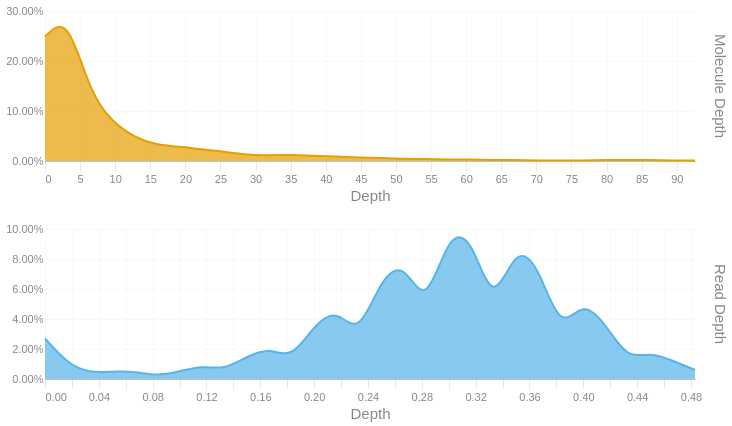

Notebook cell for this chart:
### Code cell
readdep = depth_hist(tb['Read Depth'], q99, 3)
readdep = readdep.with_columns(pl.lit('Read Depth').alias('Metric'))
if not SKIPLR:
    moldep = depth_hist(tb['Molecule Depth'], mol_q99, 1)
    moldep = moldep.with_columns(pl.lit('Molecule Depth').alias('Metric'))
    _hist = pl.concat([readdep, moldep])
    _hist = _hist.filter(pl.col('Proportion') != 0)
    with SafeRender(_hist):
        (
            alt.Chart(_hist)        
            .mark_area(interpolate = "basis")
            .encode(
                x=alt.X('Bin:Q').scale(domainMin=0).axis(alt.Axis(title='Depth')),
                y = alt.Y('Proportion:Q', title = None).axis(format = '.2%'),
                color = alt.Color('Metric:N').legend(None),
                row = alt.Row("Metric:N").header(title = None, labelOrient = 'right'),
                tooltip = [
                    alt.Tooltip("Metric:N", title = "Metric"),
                    alt.Tooltip('Interval:N', title = "Depth Interval"),
                    alt.Tooltip('Proportion:Q', title = "% Alignments").format('.2%')
                ]
            )
            .resolve_scale(x='independent', y='independent')
            .properties(
                height = 150, width = 650,
                usermeta={'embedOptions': {'downloadFileName': f'{samplename}.depth.hist'}}
            )
        ).display()
else:
    readdep = readdep.filter(pl.col('Proportion') != 0)
    with SafeRender(readdep):
        (
            alt.Chart(readdep)        
            .mark_area(interpolate = "basis")
            .encode(
                x=alt.X('Bin:Q').scale(domainMin=0).axis(alt.Axis(title='Depth')),
                y = alt.Y('Proportion:Q', title = None).axis(format = '.2%'),
                tooltip = [
                    alt.Tooltip('Interval:N', title = "Depth Interval"),
                    alt.Tooltip('Proportion:Q', title = "% Alignments").format('.2%')
                ]
            )
            .properties(
                usermeta={'embedOptions': {'downloadFileName': f'{samplename}.depth.hist'}}
            )
        ).display()

### Figure 1 — Vega-Lite specification as saved in the notebook (floating-point values rounded to 4 significant figures)
{"width": 650, "height": 150, "config": {"title": {"anchor": "start", "dy": -15, "fontSize": 18, "color": "#888888", "subtitleColor": "#888888", "subtitleFontSize": 14}, "arc": {"fill": "#0072B2"}, "axis": {"domainColor": "#888888", "domainWidth": 0.5, "gridWidth": 0.2, "grid": false, "titleFontWeight": 400, "titleFontSize": 15, "labelFontSize": 11, "labelColor": "#888888", "tickColor": "#888888", "tickWidth": 0.2, "titleColor": "#888888"}, "axisBand": {"grid": false}, "axisX": {"grid": true, "tickSize": 10, "domainCap": "round"}, "axisY": {"domain": false, "grid": true, "tickSize": 0, "domainCap": "round"}, "background": "transparent", "header": {"labelFontSize": 15, "labelColor": "#888888", "titleFontSize": 15, "titleFontWeight": 600, "titleColor": "#888888"}, "legend": {"labelFont": "sans-serif", "labelFontSize": 12, "labelColor": "#888888", "symbolSize": 100, "symbolType": "circle", "titleFontSize": 12, "titlePadding": 10, "titleColor": "#888888", "title": null}, "range": {"category": ["#E69F00", "#56B4E9", "#009E73", "#F0E442", "#0072B2", "#D55E00", "#CC79A7", "#000000"], "diverging": ["#cfe8f3", "#a2d4ec", "#73bfe2", "#46abdb", "#1696d2", "#12719e"]}, "area": {"fill": "#0072B2", "fillOpacity": 0.7, "line": true, "strokeOpacity": 0.7}, "line": {"color": "#0072B2", "stroke": "#0072B2", "strokeWidth": 2}, "trail": {"color": "#0072B2", "stroke": "#0072B2", "strokeWidth": 0, "size": 1}, "point": {"filled": true, "fillOpacity": 1.0, "size": 95}, "text": {"color": "#888888", "fontSize": 11, "align": "right", "fontWeight": 400, "size": 11}, "bar": {"fill": "#0072B2", "stroke": null}, "view": {"stroke": null, "continuousWidth": 660, "continuousHeight": 400}}, "data": {"name": "data-72d56113163ee86cf6731eec60040980"}, "mark": {"type": "area", "interpolate": "basis"}, "encoding": {"color": {"field": "Metric", "legend": null, "type": "nominal"}, "row": {"field": "Metric", "header": {"title": null, "labelOrient": "right"}, "type": "nominal"}, "tooltip": [{"field": "Metric", "title": "Metric", "type": "nominal"}, {"field": "Interval", "title": "Depth Interval", "type": "nominal"}, {"field": "Proportion", "format": ".2%", "title": "% Alignments", "type": "quantitative"}], "x": {"axis": {"title": "Depth"}, "field": "Bin", "scale": {"domainMin": 0}, "type": "quantitative"}, "y": {"axis": {"format": ".2%"}, "field": "Proportion", "title": null, "type": "quantitative"}}, "resolve": {"scale": {"x": "independent", "y": "independent"}}, "usermeta": {"embedOptions": {"downloadFileName": "S5_Hudson_1182.depth.hist"}}, "$schema": "https://vega.github.io/schema/vega-lite/v6.1.0.json", "datasets": {"data-72d56113163ee86cf6731eec60040980": [{"Bin": 0.0, "Interval": "0.0-0.017", "Proportion": 0.027, "Metric": "Read Depth"}, {"Bin": 0.017, "Interval": "0.017-0.033", "Proportion": 0.01, "Metric": "Read Depth"}, {"Bin": 0.033, "Interval": "0.033-0.05", "Proportion": 0.004, "Metric": "Read Depth"}, {"Bin": 0.05, "Interval": "0.05-0.067", "Proportion": 0.005, "Metric": "Read Depth"}, {"Bin": 0.067, "Interval": "0.067-0.083", "Proportion": 0.005, "Metric": "Read Depth"}, {"Bin": 0.083, "Interval": "0.083-0.1", "Proportion": 0.002, "Metric": "Read Depth"}, {"Bin": 0.1, "Interval": "0.1-0.117", "Proportion": 0.005, "Metric": "Read Depth"}, {"Bin": 0.117, "Interval": "0.117-0.133", "Proportion": 0.009, "Metric": "Read Depth"}, {"Bin": 0.133, "Interval": "0.133-0.15", "Proportion": 0.006, "Metric": "Read Depth"}, {"Bin": 0.15, "Interval": "0.15-0.167", "Proportion": 0.015, "Metric": "Read Depth"}, {"Bin": 0.167, "Interval": "0.167-0.183", "Proportion": 0.021, "Metric": "Read Depth"}, {"Bin": 0.183, "Interval": "0.183-0.2", "Proportion": 0.013, "Metric": "Read Depth"}, {"Bin": 0.2, "Interval": "0.2-0.217", "Proportion": 0.036, "Metric": "Read Depth"}, {"Bin": 0.217, "Interval": "0.217-0.233", "Proportion": 0.047, "Metric": "Read Depth"}, {"Bin": 0.233, "Interval": "0.233-0.25", "Proportion": 0.028, "Metric": "Read Depth"}, {"Bin": 0.25, "Interval": "0.25-0.267", "Proportion": 0.068, "Metric": "Read Depth"}, {"Bin": 0.267, "Interval": "0.267-0.283", "Proportion": 0.078, "Metric": "Read Depth"}, {"Bin": 0.283, "Interval": "0.283-0.3", "Proportion": 0.046, "Metric": "Read Depth"}, {"Bin": 0.3, "Interval": "0.3-0.317", "Proportion": 0.098, "Metric": "Read Depth"}, {"Bin": 0.317, "Interval": "0.317-0.333", "Proportion": 0.095, "Metric": "Read Depth"}, {"Bin": 0.333, "Interval": "0.333-0.35", "Proportion": 0.046, "Metric": "Read Depth"}, {"Bin": 0.35, "Interval": "0.35-0.367", "Proportion": 0.09, "Metric": "Read Depth"}, {"Bin": 0.367, "Interval": "0.367-0.383", "Proportion": 0.075, "Metric": "Read Depth"}, {"Bin": 0.383, "Interval": "0.383-0.4", "Proportion": 0.031, "Metric": "Read Depth"}, {"Bin": 0.4, "Interval": "0.4-0.417", "Proportion": 0.053, "Metric": "Read Depth"}, {"Bin": 0.417, "Interval": "0.417-0.433", "Proportion": 0.036, "Metric": "Read Depth"}, {"Bin": 0.433, "Interval": "0.433-0.45", "Proportion": 0.013, "Metric": "Read Depth"}, {"Bin": 0.45, "Interval": "0.45-0.467", "Proportion": 0.018, "Metric": "Read Depth"}, {"Bin": 0.467, "Interval": "0.467-0.483", "Proportion": 0.012, "Metric": "Read Depth"}, {"Bin": 0.483, "Interval": "0.483-0.5", "Proportion": 0.006, "Metric": "Read Depth"}, {"Bin": 0.0, "Interval": "0.0-3.2", "Proportion": 0.249, "Metric": "Molecule Depth"}, {"Bin": 3.2, "Interval": "3.2-6.4", "Proportion": 0.292, "Metric": "Molecule Depth"}, {"Bin": 6.4, "Interval": "6.4-9.6", "Proportion": 0.136, "Metric": "Molecule Depth"}, {"Bin": 9.6, "Interval": "9.6-12.8", "Proportion": 0.077, "Metric": "Molecule Depth"}, {"Bin": 12.8, "Interval": "12.8-16.0", "Proportion": 0.047, "Metric": "Molecule Depth"}, {"Bin": 16.0, "Interval": "16.0-19.2", "Proportion": 0.031, "Metric": "Molecule Depth"}, {"Bin": 19.2, "Interval": "19.2-22.3", "Proportion": 0.029, "Metric": "Molecule Depth"}, {"Bin": 22.3, "Interval": "22.3-25.5", "Proportion": 0.023, "Metric": "Molecule Depth"}, {"Bin": 25.5, "Interval": "25.5-28.7", "Proportion": 0.019, "Metric": "Molecule Depth"}, {"Bin": 28.7, "Interval": "28.7-31.9", "Proportion": 0.012, "Metric": "Molecule Depth"}, {"Bin": 31.9, "Interval": "31.9-35.1", "Proportion": 0.011, "Metric": "Molecule Depth"}, {"Bin": 35.1, "Interval": "35.1-38.3", "Proportion": 0.013, "Metric": "Molecule Depth"}, {"Bin": 38.3, "Interval": "38.3-41.5", "Proportion": 0.01, "Metric": "Molecule Depth"}, {"Bin": 41.5, "Interval": "41.5-44.7", "Proportion": 0.009, "Metric": "Molecule Depth"}, {"Bin": 44.7, "Interval": "44.7-47.9", "Proportion": 0.007, "Metric": "Molecule Depth"}, {"Bin": 47.9, "Interval": "47.9-51.1", "Proportion": 0.006, "Metric": "Molecule Depth"}, {"Bin": 51.1, "Interval": "51.1-54.3", "Proportion": 0.004, "Metric": "Molecule Depth"}, {"Bin": 54.3, "Interval": "54.3-57.5", "Proportion": 0.004, "Metric": "Molecule Depth"}, {"Bin": 57.5, "Interval": "57.5-60.7", "Proportion": 0.003, "Metric": "Molecule Depth"}, {"Bin": 60.7, "Interval": "60.7-63.8", "Proportion": 0.003, "Metric": "Molecule Depth"}, {"Bin": 63.8, "Interval": "63.8-67.0", "Proportion": 0.002, "Metric": "Molecule Depth"}, {"Bin": 67.0, "Interval": "67.0-70.2", "Proportion": 0.002, "Metric": "Molecule Depth"}, {"Bin": 70.2, "Interval": "70.2-73.4", "Proportion": 0.001, "Metric": "Molecule Depth"}, {"Bin": 73.4, "Interval": "73.4-76.6", "Proportion": 0.001, "Metric": "Molecule Depth"}, {"Bin": 76.6, "Interval": "76.6-79.8", "Proportion": 0.001, "Metric": "Molecule Depth"}, {"Bin": 79.8, "Interval": "79.8-83.0", "Proportion": 0.002, "Metric": "Molecule Depth"}, {"Bin": 83.0, "Interval": "83.0-86.2", "Proportion": 0.002, "Metric": "Molecule Depth"}, {"Bin": 86.2, "Interval": "86.2-89.4", "Proportion": 0.002, "Metric": "Molecule Depth"}, {"Bin": 89.4, "Interval": "89.4-92.6", "Proportion": 0.001, "Metric": "Molecule Depth"}, {"Bin": 92.6, "Interval": "92.6-95.77", "Proportion": 0.001, "Metric": "Molecule Depth"}]}}
